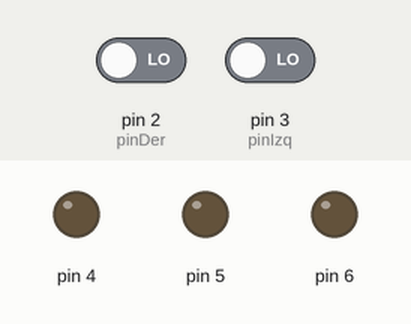
A sketch run on a simulated Arduino Uno, built with avr-gcc and run on an emulated ATmega328P. Parts: output pins drawn as LEDs (lit = HIGH). The test bench sets the inputs (shaded band); at power-on: pin 2 (pinDer) LOW, pin 3 (pinIzq) LOW.

Above: at 1.2 s.
1.3 s: pin 2 (pinDer) driven HIGH
At 1.7 s:
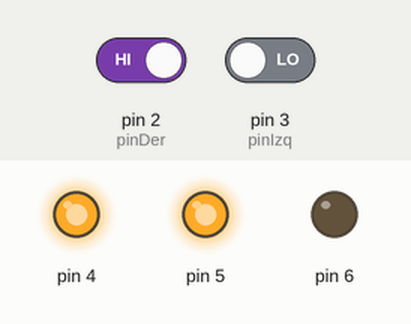
4.3 s: pin 2 (pinDer) driven LOW
At 4.7 s:
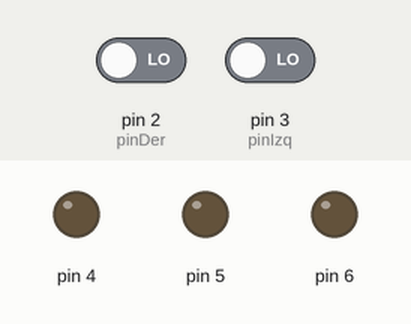
5.8 s: pin 3 (pinIzq) driven HIGH
At 6.2 s:
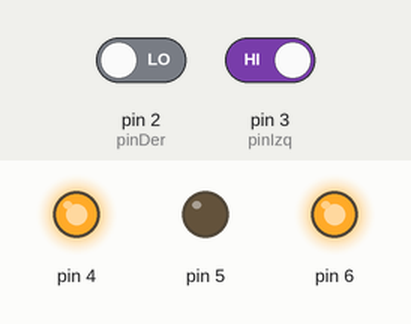
8.8 s: pin 3 (pinIzq) driven LOW
At 9.3 s:
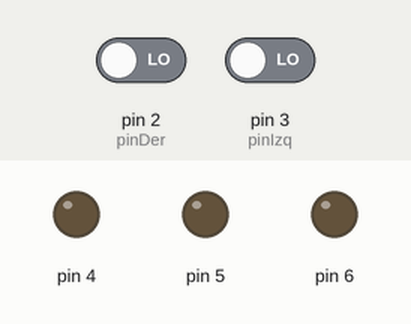
Timing chart, 0 to 11.3 s (numbered marks = the images above; inputs shaded):
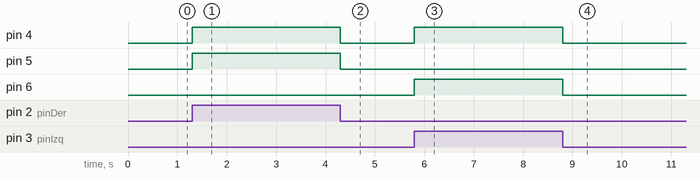

The sketch:

buttonMotor.ino
```cpp
/*
 2xPulsador + 1xMotor
 ====================

 2 pulsadores controlan la direccion de un motor que gira por
 un tiempo determinado.
 */

/*
v0.2
 ====
 */

int pinDer = 2;// pines para los motores
int pinIzq = 3;

int EN   = 4;// pines para el puenteH
int Auno = 5;
int Ados = 6;

int timeDelay = 500;//tiempo para mover el motor

/*
Funciones auxiliares
 ====================
 */
void moverDer(){
  PORTD = B10111111 & (PORTD | B00110000);
  delay( timeDelay);
  detener();
}

void moverIzq(){
  PORTD = B11011111 & (PORTD | B01010000);
  delay( timeDelay);
  detener();
}

void detener(){
  PORTD &= B10001111;
}


/*
Funciones principales
 =====================
 */
void setup(){
  Serial.begin( 9600);
  DDRD = B11110011 & (DDRD | B01110000);
}

void loop(){
  if ( digitalRead( pinDer) == HIGH){
    moverDer();
  }
  else if ( digitalRead( pinIzq) == HIGH){
    moverIzq();
  }
  else {
    detener();
  }
  Serial.flush();
}

/*
v0.1
 ====

 // Variable "registerFlag" que determina si el puente H sera
 // activado con digitalWrite() o on registros
 int registerFlag = 1; // 0 -> digitalWrite | 1 -> registros

 void moverDer( int registerFlag){
 if( registerFlag == 0){
 digitalWrite( EN, HIGH);
 digitalWrite( Auno, HIGH);
 digitalWrite( Ados, LOW);
 }
 else if( registerFlag == 1){
 PORTD = B10111111 & (PORTD | B00110000);
 }
 delay( timeDelay);
 detener();
 }

 void moverIzq(int registerFlag){
 if( registerFlag == 0){
 digitalWrite( EN, HIGH);
 digitalWrite( Auno, LOW);
 digitalWrite( Ados, HIGH);
 }
 else if( registerFlag == 1){
 PORTD = B11011111 & (PORTD | B01010000);
 }
 delay( timeDelay);
 detener();
 }

 void detener(){
 digitalWrite( EN, LOW);
 }

 void setup(){
 Serial.begin( 9600);
 pinMode(   EN, OUTPUT);
 pinMode( Auno, OUTPUT);
 pinMode( Ados, OUTPUT);

 pinMode( pinDer, INPUT);
 pinMode( pinIzq, INPUT);
 }

 void loop(){
 if ( digitalRead( pinDer) == HIGH){
 Serial.println("Boton Derecho");
 moverDer( registerFlag);
 }
 else if ( digitalRead( pinIzq) == HIGH){
 Serial.println("Boton Izquierdo");
 moverIzq( registerFlag);
 }
 else {
 detener();
 }
 Serial.flush();
 }
 */
```

Measured:
- after the input at 1.3 s, pin 4, pin 5: LOW → HIGH at once
- after the input at 4.3 s, pin 4, pin 5: HIGH → LOW at once
- after the input at 5.8 s, pin 4, pin 6: LOW → HIGH at once
- after the input at 8.8 s, pin 4, pin 6: HIGH → LOW at once
